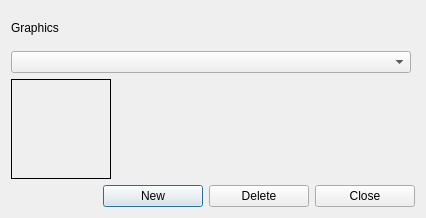
<?xml version="1.0" encoding="UTF-8"?>
<ui version="4.0">
 <class>ManageGraphicsDlg</class>
 <widget class="QDialog" name="ManageGraphicsDlg">
  <property name="geometry">
   <rect>
    <x>0</x>
    <y>0</y>
    <width>426</width>
    <height>218</height>
   </rect>
  </property>
  <property name="windowTitle">
   <string>Manage Graphics</string>
  </property>
  <layout class="QVBoxLayout" name="verticalLayout_2">
   <item>
    <layout class="QVBoxLayout" name="verticalLayout">
     <item>
      <widget class="QLabel" name="label">
       <property name="text">
        <string>Graphics</string>
       </property>
      </widget>
     </item>
     <item>
      <widget class="QComboBox" name="graphicsBox">
       <property name="minimumSize">
        <size>
         <width>400</width>
         <height>0</height>
        </size>
       </property>
       <property name="maximumSize">
        <size>
         <width>400</width>
         <height>16777215</height>
        </size>
       </property>
      </widget>
     </item>
    </layout>
   </item>
   <item>
    <widget class="QLabel" name="graphicsLabel">
     <property name="minimumSize">
      <size>
       <width>100</width>
       <height>100</height>
      </size>
     </property>
     <property name="maximumSize">
      <size>
       <width>100</width>
       <height>100</height>
      </size>
     </property>
     <property name="frameShape">
      <enum>QFrame::Box</enum>
     </property>
     <property name="text">
      <string/>
     </property>
    </widget>
   </item>
   <item>
    <layout class="QHBoxLayout" name="horizontalLayout_3">
     <item>
      <spacer name="horizontalSpacer">
       <property name="orientation">
        <enum>Qt::Horizontal</enum>
       </property>
       <property name="sizeHint" stdset="0">
        <size>
         <width>40</width>
         <height>20</height>
        </size>
       </property>
      </spacer>
     </item>
     <item>
      <widget class="QPushButton" name="newBtn">
       <property name="minimumSize">
        <size>
         <width>100</width>
         <height>0</height>
        </size>
       </property>
       <property name="text">
        <string>New</string>
       </property>
      </widget>
     </item>
     <item>
      <widget class="QPushButton" name="deleteBtn">
       <property name="minimumSize">
        <size>
         <width>100</width>
         <height>0</height>
        </size>
       </property>
       <property name="maximumSize">
        <size>
         <width>100</width>
         <height>16777215</height>
        </size>
       </property>
       <property name="text">
        <string>Delete</string>
       </property>
       <property name="autoDefault">
        <bool>false</bool>
       </property>
      </widget>
     </item>
     <item>
      <widget class="QPushButton" name="closeBtn">
       <property name="minimumSize">
        <size>
         <width>100</width>
         <height>0</height>
        </size>
       </property>
       <property name="maximumSize">
        <size>
         <width>100</width>
         <height>16777215</height>
        </size>
       </property>
       <property name="text">
        <string>Close</string>
       </property>
       <property name="autoDefault">
        <bool>false</bool>
       </property>
       <property name="default">
        <bool>false</bool>
       </property>
      </widget>
     </item>
    </layout>
   </item>
  </layout>
 </widget>
 <resources/>
 <connections/>
</ui>
